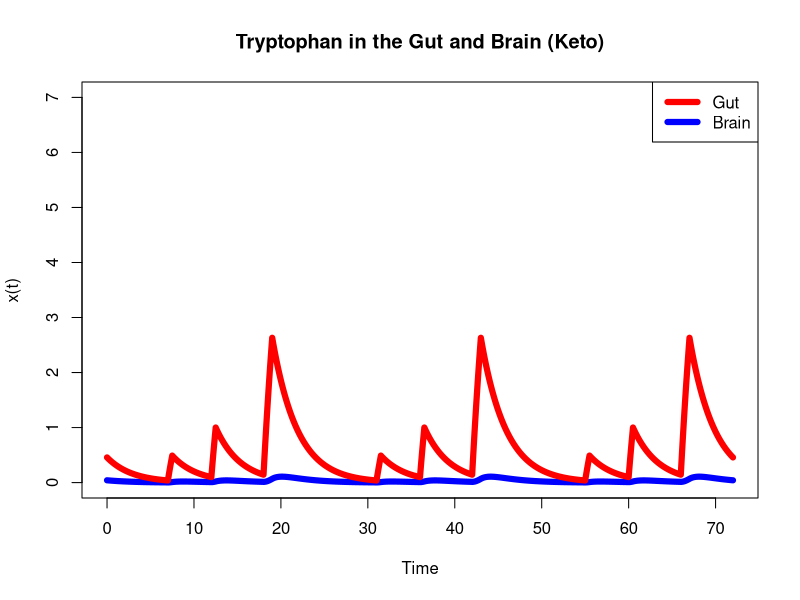
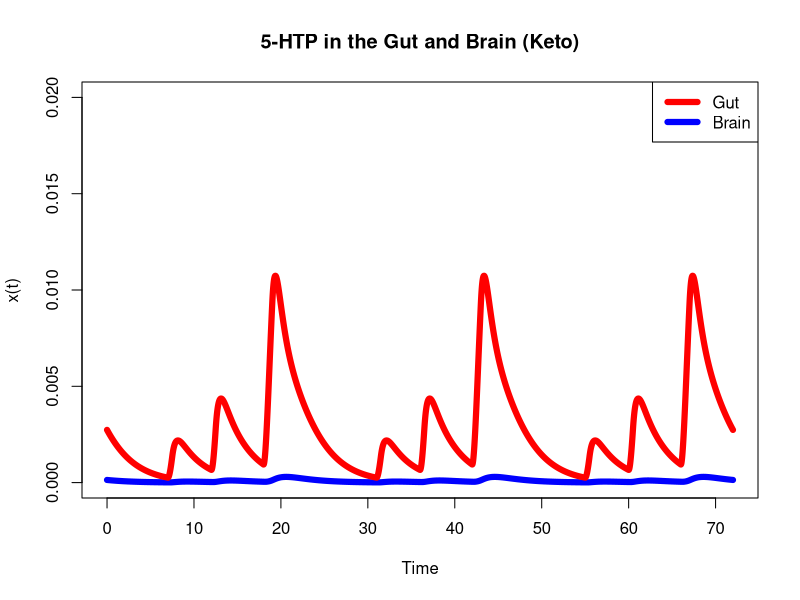
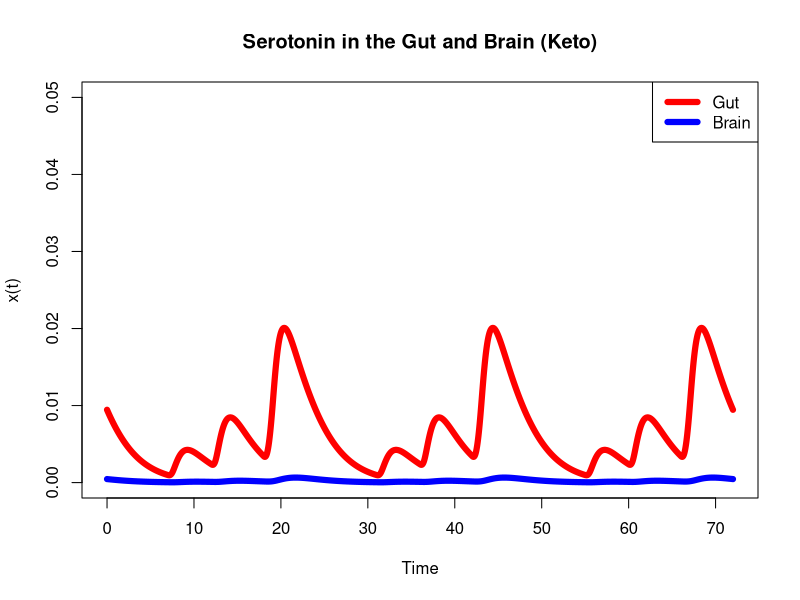

R code for these plots, in order:
library(deSolve)   # load the ode solver library

## Define the right-hand side of the ode
## Note that the function's arguments must be in this order, although
## you can call them other names if you wish
food = function(t){
  #just to try something out: on for first two time units, then off 
  #if (t<=2){ food = 1}
  #else { food = 0}
  #food = (sin(0.8*t)+1)^2 # 8 hour period; k = 2*pi/8 = 0.75
  #what if we ate at 7 am, 12 pm, and 6 pm over three days with increasing meal sizes as the day goes on (2, 4, and 6)
  B = 2
  L = 4
  D = 6
  tt = t %% 24
  food = 0.5*(((tt>=7)&(tt<7.5))*B + ((tt>=12)&(tt<12.5))*L + ((tt>=18)&(tt<19))*D)
  
}

BBBode = function(t,x,parms){
  d1 = parms[1]
  d2 = parms[2]
  d3 = parms[3]
  d4 = parms[4]
  d5 = parms[5]
  d6 = parms[6]
  K1 = parms[7]
  K2 = parms[8]
  K3 = parms[9]
  K4 = parms[10]
  K5 = parms[11]
  Ki = parms[12]
  p1 = parms[13]
  p2 = parms[14]
  V1 = parms[15]
  V2 = parms[16]
  V3 = parms[17]
  V4 = parms[18]
  TPHB = parms[19]
  TPHG = parms[20]
  TB = x[1]
  TG = x[2]
  PB = x[3]
  PG = x[4]
  HB = x[5]
  HG = x[6]
  s = food(t) # describes food going in as a function of time
  
  dTBdt = V1*TG/(K1+TG) - (d2*TB) - (((0.01*V3*TB*TPHB)/((K3+TB+(TB^2/Ki))*(K4 + TPHB)))*(1.5-(HB^2/(0.0007682 + HB^2))))
  dTGdt = s - (V1*TG)/(K1 + TG) - (d1*TG) - (((0.02*V2*TG*TPHG)/((K2+TG+(TG^2/Ki))*(K4 + TPHG)))*(1.5-(HG^2/(0.0007682 + HG^2))))
  dPBdt = (((0.01*V3*TB*TPHB)/((K3+TB+(TB^2/Ki))*(K4 + TPHB)))*(1.5-(HB^2/(0.0007682 + HB^2)))) - ((V4*PB)/(K5+PB))
  dPGdt = (((0.02*V2*TG*TPHG)/((K2+TG+(TG^2/Ki))*(K4 + TPHG)))*(1.5-(HG^2/(0.0007682 + HG^2)))) - ((V4*PG)/(K5+PG))
  dHBdt = ((V4*PB)/(K5+PB)) - d5*HB
  dHGdt = ((V4*PG)/(K5+PG)) - d5*HG
  
  # make 0.02 param -- Overall, about 2 percent of ingested tryptophan is used for the synthesis of serotonin (Best 2010)
  # 0.01 of trp is used for serotonin, other trp used for other reactions (Richard 2009)
  # make all numbers into parameters 
  
  xdot = c(dTBdt,dTGdt, dPBdt, dPGdt, dHBdt, dHGdt)
  list(xdot)   
}

## Set the parameters
d1 = 0.277 # we got this number using half life? the half life of tryptophan is 2 hrs?
d2 = 1
d3 = 1
d4 = 1
d5 = 1
d6 = 1
K1 = 64
K2 = 40
K3 = 40
K4 = 20
K5 = 160
Ki = 1000
p1 = 1
p2 = 1
V1 = 400*0.01 # trying to get serotonin in gut 9 times serotonin in brain since 90% of serotonin synthesis is done in gut
V2 = 400
V3 = 400
V4 = 400

TPHB = p2/d3
TPHG = p1/d4
# USE STEADY STATE FOR TPHB and TPHG

# put them in a vector
parms = c(d1, d2, d3, d4, d5, d6, K1, K2, K3, K4, K5, Ki, p1, p2, V1, V2, V3, V4, TPHB, TPHG)

## Set the initial condition
TB0 = 0   # change this? start at where it is at end of the day
TG0 = 0
PB0 = 0
PG0 = 0
HB0 = 0
HG0 = 0
## Set the time interval for the integration
t0 = 0
tf = 24 #multiple days 
dt =.001

## Solve the ode
sol = ode(func = BBBode, y = c(TB0,TG0,PB0,PG0,HB0,HG0), times = seq(t0,tf,by = dt),parms = parms)
## The first column of the solution is the time values, the next columns are the state variables

# run days
L = length(sol[,1])
Xinit=sol[L,2:7]
tf = 72
sol = ode(func = BBBode, y = Xinit, times = seq(t0,tf,by = dt),parms = parms)
# use this as initial values 


## Plot the first solution
plot(sol[,1],sol[,2],type = 'l', lwd = 6, col = 'blue',
     xlab = 'Time',ylab = 'x(t)',ylim=c(0,7),
     main = 'Tryptophan in the Gut and Brain (Keto)')
lines(sol[,1],sol[,3], lwd = 6, col='red')
legend('topright', legend = c('Gut','Brain'),col = c('red','blue'), lwd = 6, lty = c(1,1))

## Plot the second solution
plot(sol[,1],sol[,4],type = 'l', lwd = 6, col = 'blue',
     xlab = 'Time',ylab = 'x(t)',ylim=c(0,0.02),
     main = '5-HTP in the Gut and Brain (Keto)')
lines(sol[,1],sol[,5], lwd = 6, col='red')
legend('topright', legend = c('Gut','Brain'),col = c('red','blue'), lwd = 6, lty = c(1,1))

## Plot the third solution
plot(sol[,1],sol[,6],type = 'l', lwd = 6, col = 'blue',
     xlab = 'Time',ylab = 'x(t)',ylim=c(0,0.05),
     main = 'Serotonin in the Gut and Brain (Keto)')
lines(sol[,1],sol[,7], lwd = 6, col='red')
legend('topright', legend = c('Gut','Brain'),col = c('red','blue'), lwd = 6, lty = c(1,1))
# observe that in our model the brain is 10 times smaller
# is the gut sufficiently ahead of the brain, by how much, is this time difference reasonable 

# how much trp in the brain is used to make serotonin as opposed to other things, even relative to gut
# justify changes (ie 0.01) in front of V3
# determining d and p params
# how much trp gets from gut to brain, how much is used up

# can we mimic some kinds of pathologies that they describe
# different diets, conditions
## what happens if we change some of the parameters we guessed 
# look at other things we modeled, understand them better
